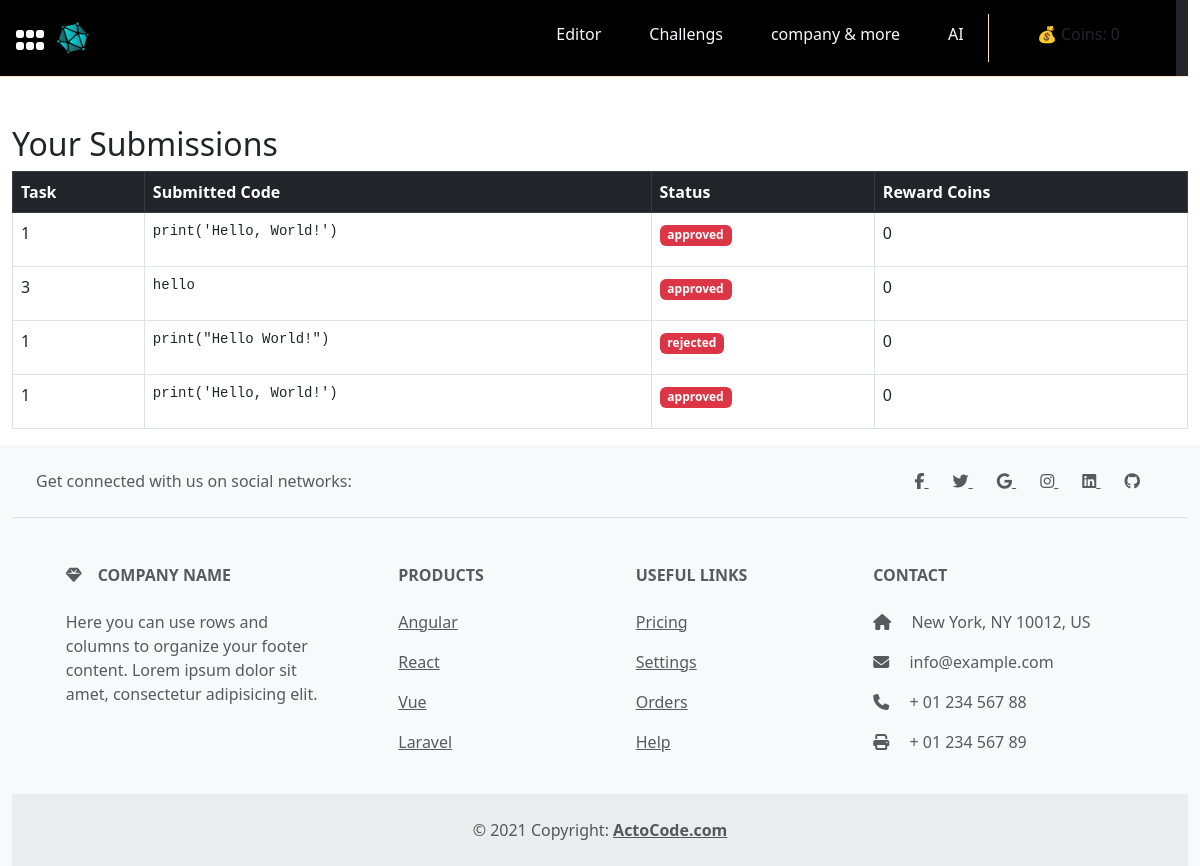
/submissions/ (signed in), run on the app's committed database.
### task/models.py (models this page shows, shortened)
class UserProfile(models.Model):
    user = models.OneToOneField(User, on_delete=models.CASCADE)
    coins = models.IntegerField(default=0)  # Coin balance

class Submission(models.Model):
    user = models.ForeignKey(User, on_delete=models.CASCADE)
    task = models.ForeignKey(Task, on_delete=models.CASCADE)
    code = models.TextField()  # This is the submitted code
    status = models.CharField(
        max_length=20,
        choices=[("pending", "Pending"), ("approved", "Approved"), ("rejected", "Rejected")],
        default="pending"
    )
    submitted_at = models.DateTimeField(auto_now_add=True)
    is_correct = models.BooleanField(default=False)  # Stores whether the submission is correct
    def is_correct(self):
        return self.code.strip() == self.task.correct_code.strip()

class Task(models.Model):
    DIFFICULTY_LEVELS = [
        ("Easy", "Easy"),
        ("Medium", "Medium"),
        ("Hard", "Hard"),
    ]
    title = models.CharField(max_length=255)
    description = models.TextField()
    difficulty = models.CharField(max_length=10, choices=DIFFICULTY_LEVELS, default="Easy")
    reward_coins = models.IntegerField(default=10)  # Coins awarded for completion
    created_at = models.DateTimeField(auto_now_add=True)
    correct_code = models.TextField(default="print('Hello, World!')", blank=True )

### task/views.py (the view)
# urls.py: path('submissions/',submission_list, name='submission_list'),
@login_required
def submission_list(request):
    submissions = Submission.objects.filter(user=request.user)
    return render(request, "submission_list.html", {"submissions": submissions})

### task/templates/submission_list.html
{% extends "prant.html" %}
{% block body %}
<div class="container mt-5">
    <h2>Your Submissions</h2>
    <table class="table table-bordered">
        <thead class="table-dark">
            <tr>
                <th>Task</th>
                <th>Submitted Code</th>
                <th>Status</th>
                <th>Reward Coins</th>
            </tr>
        </thead>
        <tbody>
            {% for submission in submissions %}
            <tr>
                <td>{{ submission.task.title }}</td>
                <td><pre>{{ submission.code }}</pre></td>
                <td>
                    <span class="badge bg-{% if submission.is_correct %}success{% else %}danger{% endif %}">
                        {{ submission.status }}
                    </span>
                </td>
                <td>
                {% if submission.is_correct %}
    {{ submission.task.reward_coins }}
{% else %}
    0
{% endif %}</td>
             </tr>
            {% endfor %}
        </tbody>
    </table>
</div>
{% endblock %}

### mainapp/templates/prant.html (shortened to what this page needs)
{% load static %}
<!DOCTYPE html>
<html lang="en">
<head>
    <link rel="stylesheet" href="{% static 'css/bootstrap.css' %}">
    <link rel="stylesheet" href="{% static 'css/55.css' %}">
    <link rel="stylesheet" href="https://cdnjs.cloudflare.com/ajax/libs/font-awesome/6.7.2/css/all.min.css">
    <link rel="stylesheet" href="https://cdn.jsdelivr.net/npm/bootstrap@5.3.0/dist/css/bootstrap.min.css">
    <link rel="stylesheet" href="https://cdnjs.cloudflare.com/ajax/libs/codemirror/5.65.5/codemirror.min.css">
    <link rel="stylesheet" href="{%static 'codemirror-5.65.18/lib/codemirror.css'%}">
    <link rel="stylesheet" href="{%static 'codemirror-5.65.18/theme/dracula.css'%}">
</head>
<body>
        <div id="outer">
            <div class="Wrapper">
                <aside id="sidebar">
                    <div class="d-flex" style="border-bottom: 0.01rem solid bisque;">
                        <button id="toggle-btn" type="button" class="mt-2 mb-2">
                            <i class="fa-solid fa-grip"></i>
                        </button>
                    </div>
                </aside>
                <div class="container-fluid">
                    <div class="row">
                    <div class="row bg-dark" style="border-bottom: 0.01rem solid bisque;">
                        <nav class="navbar navbar-expand-lg navbar-light  " style="background-color:black">
                            <a class="navbar-brand" href="#"><img class="ms-5 " style="background-color: black;" width="50rem"  height="50rem"  src="{% static 'img/logo.png'%}" alt=""></a>
                            <div class="collapse navbar-collapse" id="navbarSupportedContent">
                              <ul class="navbar-nav mr-auto ms-auto px-5">
                                <li class="nav-item active px-3">
                                  <a class="nav-link text-light" href="{%url 'editor'%}">Editor</a>
                                </li>
                                <li class="nav-item px-3">
                                  <a class="nav-link text-light" href="{%url 'task'%}">Challengs</a>
                                </li>
                                <li class="nav-item px-3">
                                    <a class="nav-link text-light" href="#">company & more</a>
                                  </li>
                                <li class="nav-item px-3 me-5" style="border-right: 0.01rem  solid bisque ">
                                  <a class="nav-link text-light" href="#">AI</a>
                                </li>
                                <li class="nav-item pe-2 pt-2">
                                    <p>💰 Coins: {{ user.userprofile.coins }}</p>
                                 </li>
                              </ul>
                            </div>
                          </nav>
                    </div>
                {% block body %}{% endblock %}
          <footer class="text-center text-lg-start bg-body-tertiary text-muted">
  <section class="d-flex justify-content-center justify-content-lg-between p-4 border-bottom">
    <div class="me-5 d-none d-lg-block">
      <span>Get connected with us on social networks:</span>
    </div>
    <div>
      <a href="" class="me-4 text-reset">
        <i class="fab fa-facebook-f"></i>
      </a>
      <a href="" class="me-4 text-reset">
        <i class="fab fa-twitter"></i>
      </a>
      <a href="" class="me-4 text-reset">
        <i class="fab fa-google"></i>
      </a>
      <a href="" class="me-4 text-reset">
        <i class="fab fa-instagram"></i>
      </a>
      <a href="" class="me-4 text-reset">
        <i class="fab fa-linkedin"></i>
      </a>
      <a href="" class="me-4 text-reset">
        <i class="fab fa-github"></i>
      </a>
    </div>
  </section>
  <section class="">
    <div class="container text-center text-md-start mt-5">
      <div class="row mt-3">
        <div class="col-md-3 col-lg-4 col-xl-3 mx-auto mb-4">
          <h6 class="text-uppercase fw-bold mb-4">
            <i class="fas fa-gem me-3"></i>Company name
          </h6>
          <p>
            Here you can use rows and columns to organize your footer content. Lorem ipsum
            dolor sit amet, consectetur adipisicing elit.
          </p>
        </div>
        <div class="col-md-2 col-lg-2 col-xl-2 mx-auto mb-4">
          <h6 class="text-uppercase fw-bold mb-4">
            Products
          </h6>
          <p>
            <a href="#!" class="text-reset">Angular</a>
          </p>
          <p>
            <a href="#!" class="text-reset">React</a>
          </p>
          <p>
            <a href="#!" class="text-reset">Vue</a>
          </p>
          <p>
            <a href="#!" class="text-reset">Laravel</a>
          </p>
        </div>
        <div class="col-md-3 col-lg-2 col-xl-2 mx-auto mb-4">
          <h6 class="text-uppercase fw-bold mb-4">
            Useful links
          </h6>
          <p>
            <a href="#!" class="text-reset">Pricing</a>
          </p>
          <p>
            <a href="#!" class="text-reset">Settings</a>
          </p>
          <p>
            <a href="#!" class="text-reset">Orders</a>
          </p>
          <p>
            <a href="#!" class="text-reset">Help</a>
          </p>
        </div>
        <div class="col-md-4 col-lg-3 col-xl-3 mx-auto mb-md-0 mb-4">
          <h6 class="text-uppercase fw-bold mb-4">Contact</h6>
          <p><i class="fas fa-home me-3"></i> New York, NY 10012, US</p>
          <p>
            <i class="fas fa-envelope me-3"></i>
            info@example.com
          </p>
          <p><i class="fas fa-phone me-3"></i> + 01 234 567 88</p>
          <p><i class="fas fa-print me-3"></i> + 01 234 567 89</p>
        </div>
      </div>
    </div>
  </section>
  <div class="text-center p-4" style="background-color: rgba(0, 0, 0, 0.05);">
    © 2021 Copyright:
    <a class="text-reset fw-bold" href="https://mdbootstrap.com/">ActoCode.com</a>
  </div>
</footer>
                </div>
            </div>
            </div>
        </div>
 </body>
</html>

### mainapp/static/css/55.css (style rules this page uses)
a { text-decoration: none; }
li { list-style: none; }
body { font-family: 'Poppins', sans-serif; background-color: black; }
.Wrapper { display:flex; }
#sidebar { width: 0rem; min-width:0rem; z-index: 100; transition: all .25s ease-out; display:block; background-color: black; flex-direction: column; }
#toggle-btn { background-color: transparent; cursor: pointer; border: 0; padding: 1rem 1rem; border-right: #ead7d7; }
#toggle-btn i { font-size: 2rem; color:#fff; }
#outer { width: 100%; height: 100%; }

### data on the page
Submission: task "1", code "print('Hello, World!')", status "approved", shows "0"
Submission: task "3", code "hello", status "approved", shows "0"
Submission: task "1", code "print(\"Hello World!\")", status "rejected", shows "0"
Submission: task "1", code "print('Hello, World!')", status "approved", shows "0"

### other printed values
{{ user.userprofile.coins }} "0"
